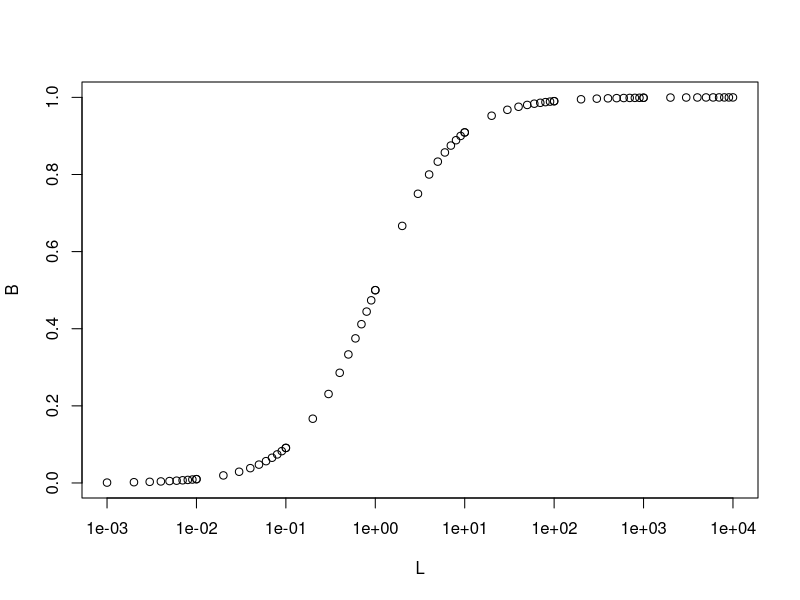

Here is the R script that generated this plot:
# Simulates binding isotherm with Adair equation

# Define binding constants

k1 <- 1

# Generate free ligand concentrations

L <- c(1:10 %o% 10^(-3:3))  # Outer product of (1,2..10) and (0.001,0.01..1000)

# Generate bound fraction values

B <- (k1*L)/(1 + (k1*L))

# Plot results

plot(L,B,log="x")
